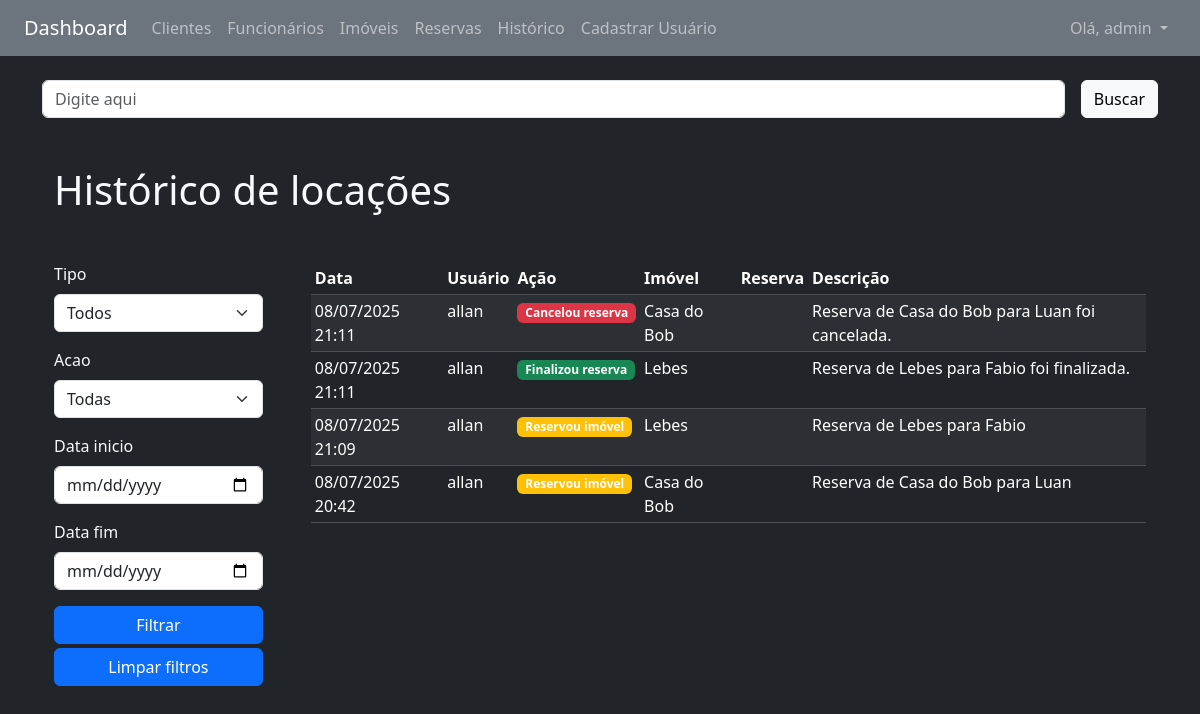
Page /historico-locacoes/ (signed in) on the earlier database version.
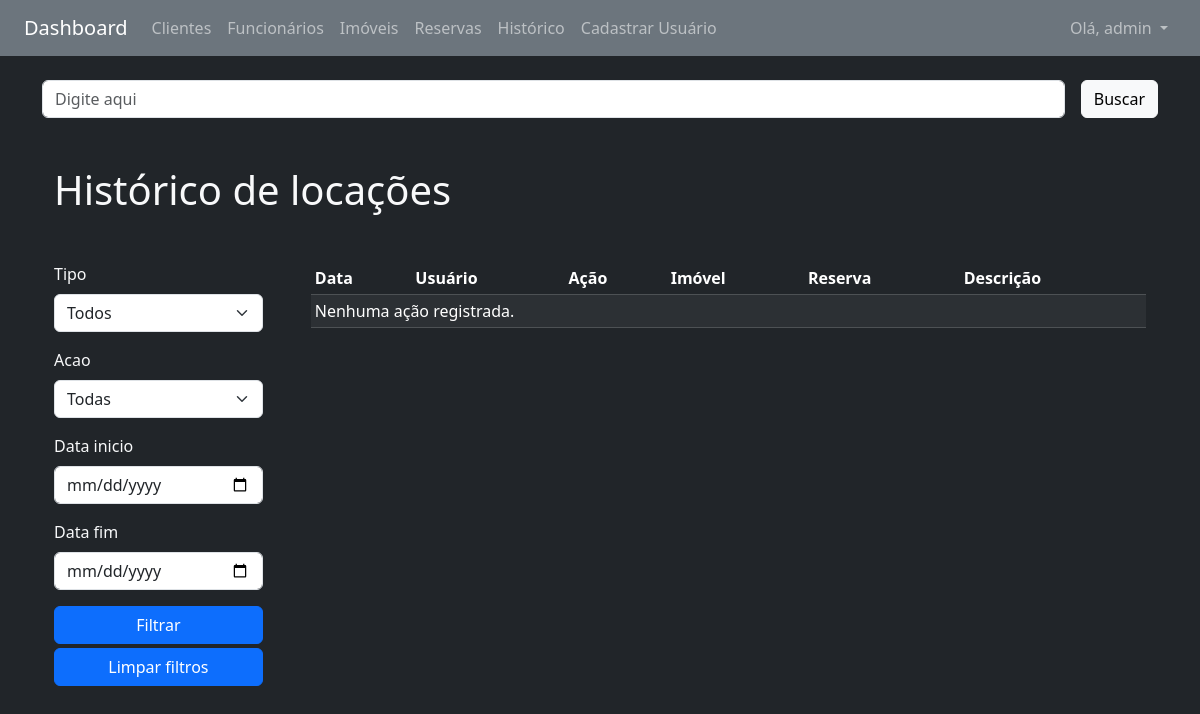
Same page on the later database version.
### historico_locacoes/models.py (models this page shows, shortened)
class HistoricoAcao(models.Model):
    ACOES_CHOICES = [
        ('CRIAR_IMOVEL', 'Criou imóvel'),
        ('EDITAR_IMOVEL', 'Editou imóvel'),
        ('RESERVAR', 'Reservou imóvel'),
        ('FINALIZAR', 'Finalizou reserva'),
        ('CANCELAR', 'Cancelou reserva'),
    ]
    usuario = models.ForeignKey(User, on_delete=models.SET_NULL, null=True)
    imovel = models.ForeignKey(
        Imovel, on_delete=models.SET_NULL, null=True, blank=True)
    reserva = models.ForeignKey(
        Reserva, on_delete=models.SET_NULL, null=True, blank=True)
    acao = models.CharField(max_length=20, choices=ACOES_CHOICES)
    descricao = models.TextField(blank=True)
    data = models.DateTimeField(auto_now_add=True)

### imoveis/models.py (models this page shows, shortened)
class Imovel(models.Model):
    TIPO_CHOICES = [
        ('AP', 'Apartamento'),
        ('CA', 'Casa'),
        ('SC', 'Sala Comercial'),
    ]
    tipo = models.CharField(max_length=2, choices=TIPO_CHOICES)
    nome = models.CharField(max_length=100)
    endereco = models.CharField(max_length=255)
    qtyQuartos = models.IntegerField()
    foto = StdImageField(
        upload_to='fotos/imoveis',
        variations={'thumb': (150, 150), 'medium': (300, 300)},
        blank=True,
        null=True
    )
    disponibilidade = models.BooleanField(default=True)
    ativo = models.BooleanField(default=True)

### historico_locacoes/views.py (the view, shortened to what this page needs)
# urls.py: path('', listar_historico, name='lista'),
@login_required
def listar_historico(request):
    form = HistoricoFiltroForm(request.GET or None)
    historico = HistoricoAcao.objects.all().select_related(
        'usuario', 'imovel', 'reserva').order_by('-data')
    return render(request, 'historico/lista.html', {'form': form, 'historico': historico})

### historico_locacoes/forms.py
class HistoricoFiltroForm(forms.Form):
    tipo = forms.ChoiceField(
        required=False,
        choices=[
            ('', 'Todos'),
            ('AP', 'Apartamento'),
            ('CA', 'Casa'),
            ('SC', 'Sala Comercial'),
        ]
    )
    acao = forms.ChoiceField(
        required=False,
        choices=[
            ('', 'Todas'),
            ('CRIAR_IMOVEL', 'Criou imóvel'),
            ('EDITAR_IMOVEL', 'Editou imóvel'),
            ('RESERVAR', 'Reservou imóvel'),
            ('FINALIZAR', 'Finalizou reserva'),
            ('CANCELAR', 'Cancelou reserva'),
        ]
    )
    data_inicio = forms.DateField(
        required=False, widget=forms.DateInput(attrs={'type': 'date'}))
    data_fim = forms.DateField(
        required=False, widget=forms.DateInput(attrs={'type': 'date'}))

### historico_locacoes/templates/historico/lista.html (shortened to what this page needs)
{% extends 'base.html' %}
{% load crispy_forms_tags %}
{% block content %}
{% include 'partials/_busca.html' %}
<div class="container-sm mt-5">
    <h1 class="h1">Histórico de locações</h1>
</div>
<div id="container" class="container-sm mt-5 d-flex gap-5">
    <aside id="filtro" class="w-25">
        <form method="get">
            {% crispy form %}
            <div class="d-flex flex-column gap-1">
                <button type="submit" class="btn btn-primary">Filtrar</button>
                <a href="{% url 'historico_locacoes:lista' %}" class="btn btn-primary">
                    Limpar filtros
                </a>
            </div>
        </form>
    </aside>
    <div class="table-responsive w-100">
        <table class="table table-dark table-striped table-sm mb-0">
            <thead>
                <tr>
                    <th>Data</th>
                    <th>Usuário</th>
                    <th>Ação</th>
                    <th>Imóvel</th>
                    <th>Reserva</th>
                    <th>Descrição</th>
                </tr>
            </thead>
            <tbody>
                {% for item in historico %}
                <tr>
                    <td>{{ item.data|date:"d/m/Y H:i" }}</td>
                    <td>{{ item.usuario }}</td>
                    <td>
                        {% if item.acao == "CANCELAR" %}
                        <strong class="badge bg-danger">{{ item.get_acao_display }}</strong>
                        {% endif %}
                        {% if item.acao == "FINALIZAR" %}
                        <strong class="badge bg-success">{{ item.get_acao_display }}</strong>
                        {% endif %}
                        {% if item.acao == "RESERVAR" %}
                        <strong class="badge bg-warning">{{ item.get_acao_display }}</strong>
                        {% endif %}
                    </td>
                    <td>
                        {% if item.imovel %}
                        {{ item.imovel.nome }}
                        {% endif %}
                    </td>
                    <td>
                    </td>
                    <td>{{ item.descricao }}</td>
                </tr>
                {% empty %}
                <tr>
                    <td colspan="6">Nenhuma ação registrada.</td>
                </tr>
                {% endfor %}
            </tbody>
        </table>
    </div>
</div>
{% endblock %}

### core/templates/base.html (shortened to what this page needs)
<!DOCTYPE html>
<html lang="pt-br">
<head>
    <link href="https://cdn.jsdelivr.net/npm/bootstrap@5.3.6/dist/css/bootstrap.min.css" rel="stylesheet"
 />
</head>
<body class="bg-dark text-light">
    <nav class="navbar navbar-expand-lg navbar-dark bg-secondary px-4">
        <a class="navbar-brand" href="{% url 'core:index' %}">Dashboard</a>
        <div class="collapse navbar-collapse">
            <ul class="navbar-nav me-auto">
                <li class="nav-item">
                    <a class="nav-link" href="{% url 'clientes:lista' 'nome' %}">Clientes</a>
                </li>
                {% if user.is_superuser %}
                <li class="nav-item">
                    <a class="nav-link" href="{% url 'funcionarios:lista' 'nome' %}">Funcionários</a>
                </li>
                {% endif %}
                <li class="nav-item">
                    <a class="nav-link" href="{% url 'imoveis:lista' 'nome' %}">Imóveis</a>
                </li>
                <li class="nav-item">
                    <a class="nav-link" href="{% url 'reservas:lista' 'cliente' %}">Reservas</a>
                </li>
                <li class="nav-item">
                    <a class="nav-link" href="{% url 'historico_locacoes:lista' %}">Histórico</a>
                </li>
                {% if user.is_superuser %}
                <li class="nav-item">
                    <a class="nav-link" href="{% url 'auth:cadastrar' %}">Cadastrar Usuário</a>
                </li>
                {% endif %}
            </ul>
        </div>
        {% if user.is_authenticated %}
        <ul class="navbar-nav">
            <li class="nav-item dropdown">
                <a class="nav-link dropdown-toggle" href="#" id="userDropdown" role="button" data-bs-toggle="dropdown"
                    aria-expanded="false">
                    Olá, {{ user.username }}
                </a>
            </li>
        </ul>
        {% endif %}
    </nav>
    <main class="container py-4">
        {% include 'partials/_mensagem.html' %}
        {% block content %}{% endblock %}
    </main>
</body>
</html>

### core/templates/partials/_mensagem.html (shortened to what this page needs)
<div class="position-fixed top-0 end-0 p-3" style="z-index: 1055">
</div>

### core/templates/partials/_busca.html
<form class="d-flex gap-3">
    <input type="text" name="busca" placeholder="Digite aqui" value="{{ query|default:'' }}"
        class="rounded-2 form-control">
    <button type="submit" class="btn btn-light">Buscar</button>
</form>

Differences in the rows shown:
removed HistoricoAcao: data "08/07/2025 21:11", usuario "allan", acao "Cancelou reserva", imovel.nome "Casa do Bob", descricao "Reserva de Casa do Bob para Luan foi cancelada."
removed HistoricoAcao: data "08/07/2025 21:11", usuario "allan", acao "Finalizou reserva", imovel.nome "Lebes", descricao "Reserva de Lebes para Fabio foi finalizada."
removed HistoricoAcao: data "08/07/2025 21:09", usuario "allan", acao "Reservou imóvel", imovel.nome "Lebes", descricao "Reserva de Lebes para Fabio"
removed HistoricoAcao: data "08/07/2025 20:42", usuario "allan", acao "Reservou imóvel", imovel.nome "Casa do Bob", descricao "Reserva de Casa do Bob para Luan"
Other differences:
text now shown: "Nenhuma ação registrada."
